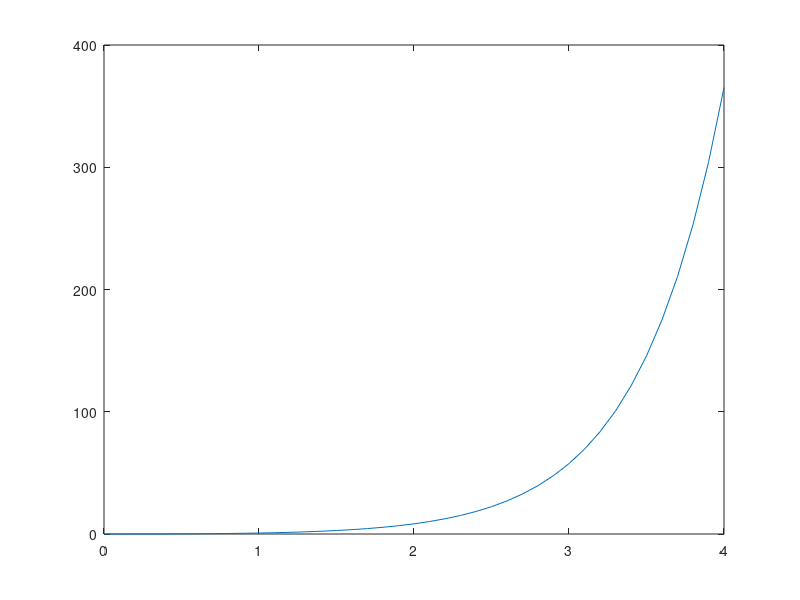

This chart was generated by the following MATLAB code: (Note: this script raises an error after producing the figure.)
%% Euler's Method
% Citation: https://www.mathworks.com/matlabcentral/answers/278300-matlab-code-help-on-euler-s-method
% Initial conditions and setup
h = 0.1;  % step size
x = 0:h:4;  % the range of x
y = zeros(size(x));  % allocate the result y
y(1) = 0;  % the initial y value
n = numel(y);  % the number of y values
% The loop to solve the DE
for i=1:n-1
    f = x(i)+2*y(i); %the expression for y' in your DE
    y(i+1) = y(i) + h*f;
end
x
y
plot(x,y)
%% Solve 1st order linear ODE symbolically
% Citation: https://www.mathworks.com/help/symbolic/solve-a-single-differential-equation.html
syms y(t)
ode = diff(y,t) == t+2*y; % diff(dependent, independent)
ySol(t) = dsolve(ode)

%With initial condition
cond = y(1) == 0;
ySol(t) = dsolve(ode,cond)